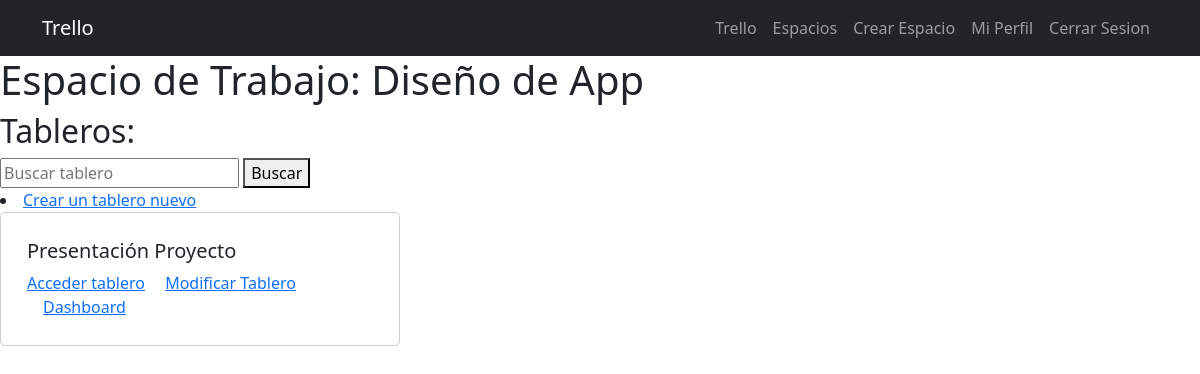
The app's page /espacio/1/tableros/ (signed in), older data.
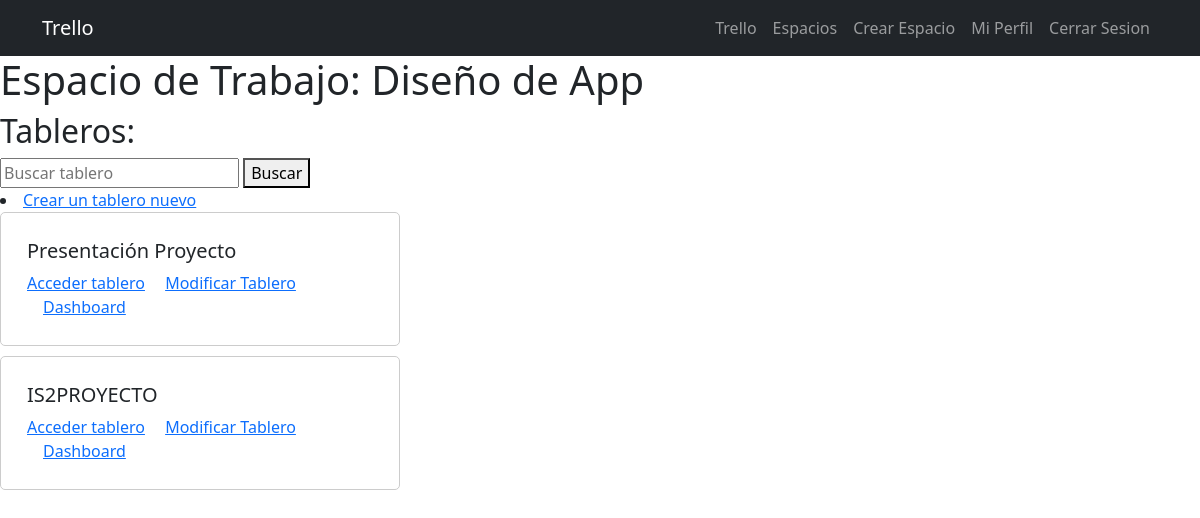
The same page, newer data.
### tasks/models.py (models this page shows, shortened)
class Tablero(models.Model):
    nombre = models.CharField(max_length=100)
    espacio_trabajo = models.ForeignKey(EspacioDeTrabajo, on_delete=models.CASCADE, related_name='tableros')
    listas = models.ManyToManyField('Lista', related_name='tablas')

### tasks/views.py (the view)
# urls.py: path('espacio/<int:espacio_id>/tableros/', views.tableros, name='tableros'),
@login_required
def tableros(request, espacio_id):
    espacio = get_object_or_404(EspacioDeTrabajo, id=espacio_id)
    tableros = Tablero.objects.filter(espacio_trabajo = espacio)
    return render(request, 'tableros.html', {"tableros": tableros, "espacio": espacio})

### tasks/templates/tableros.html
{% extends 'base.html' %}
{% block content %}
<h1>Espacio de Trabajo: {{ espacio.nombre }} </h1>
<h2>Tableros:</h2>
<form method="get">
    <input type="text" name="q" placeholder="Buscar tablero">
    <button type="submit">Buscar</button>
</form>
<li class="nav-item">
    <a href="{% url 'crear_tablero' espacio.id %}">Crear un tablero nuevo</a>
</li>
<div class="tableros">
    {% if tableros %}
        {% for tablero in tableros %}
            <div class="col-md-4">
                <div class="card">
                    <div class="card-body">
                        <h5 class="card-title">{{ tablero.nombre }}</h5>
                        <a href="{% url 'listas' espacio_id=espacio.id tablero_id=tablero.id %}" class="card-link">Acceder tablero</a>
                        <a href="{% url 'tablero_detalle' espacio_id=espacio.id tablero_id=tablero.id %}" class="card-link">Modificar Tablero</a>
                        <a href="{% url 'dashboard' tablero_id=tablero.id %}" class="card-link">Dashboard</a>
                    </div>
                </div>
            </div>
        {% endfor %}
    {% endif %}
</div>
{% endblock %}

Row changes from the older to the newer data that the page shows:
added Tablero: nombre "IS2PROYECTO"
